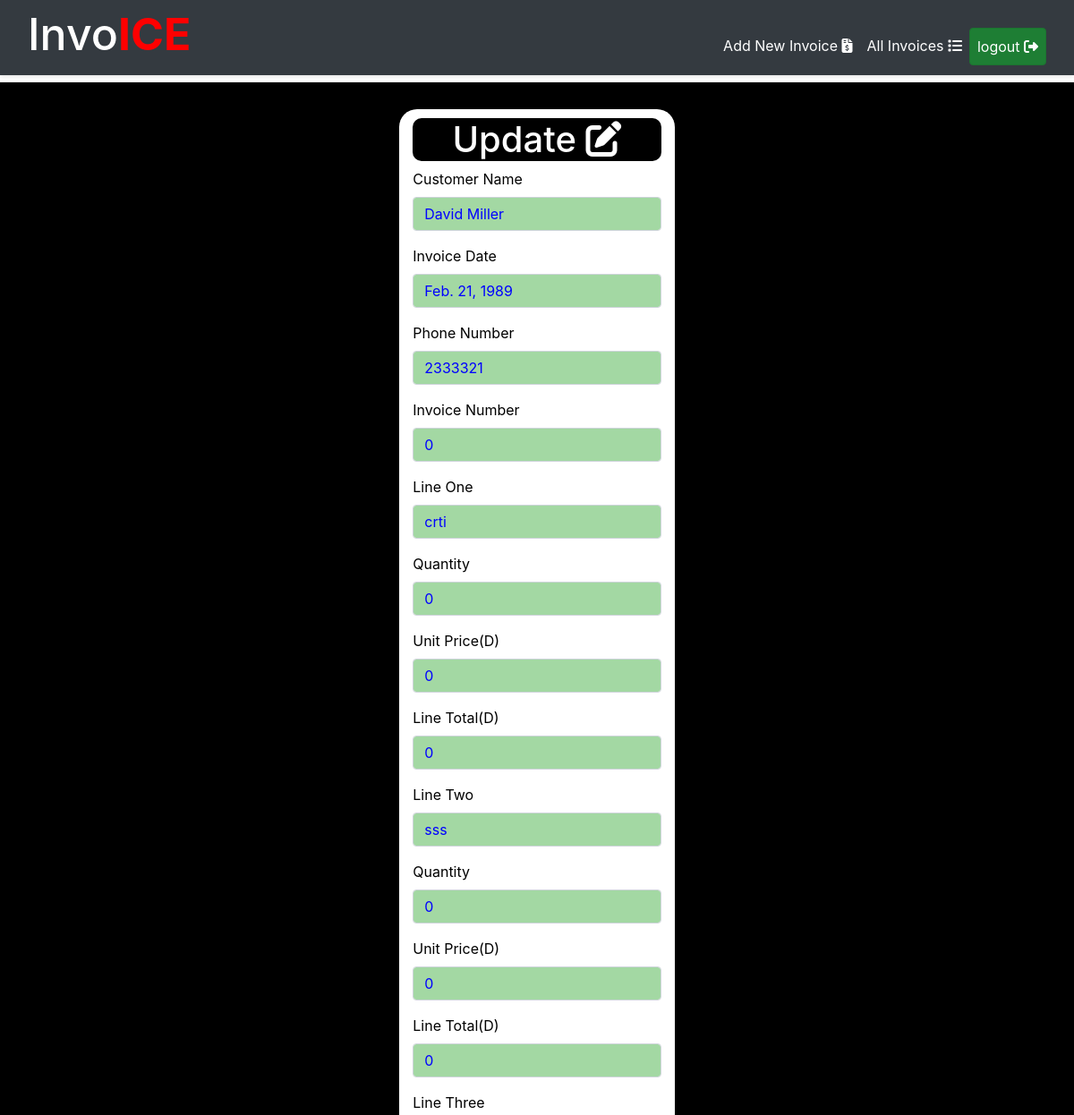
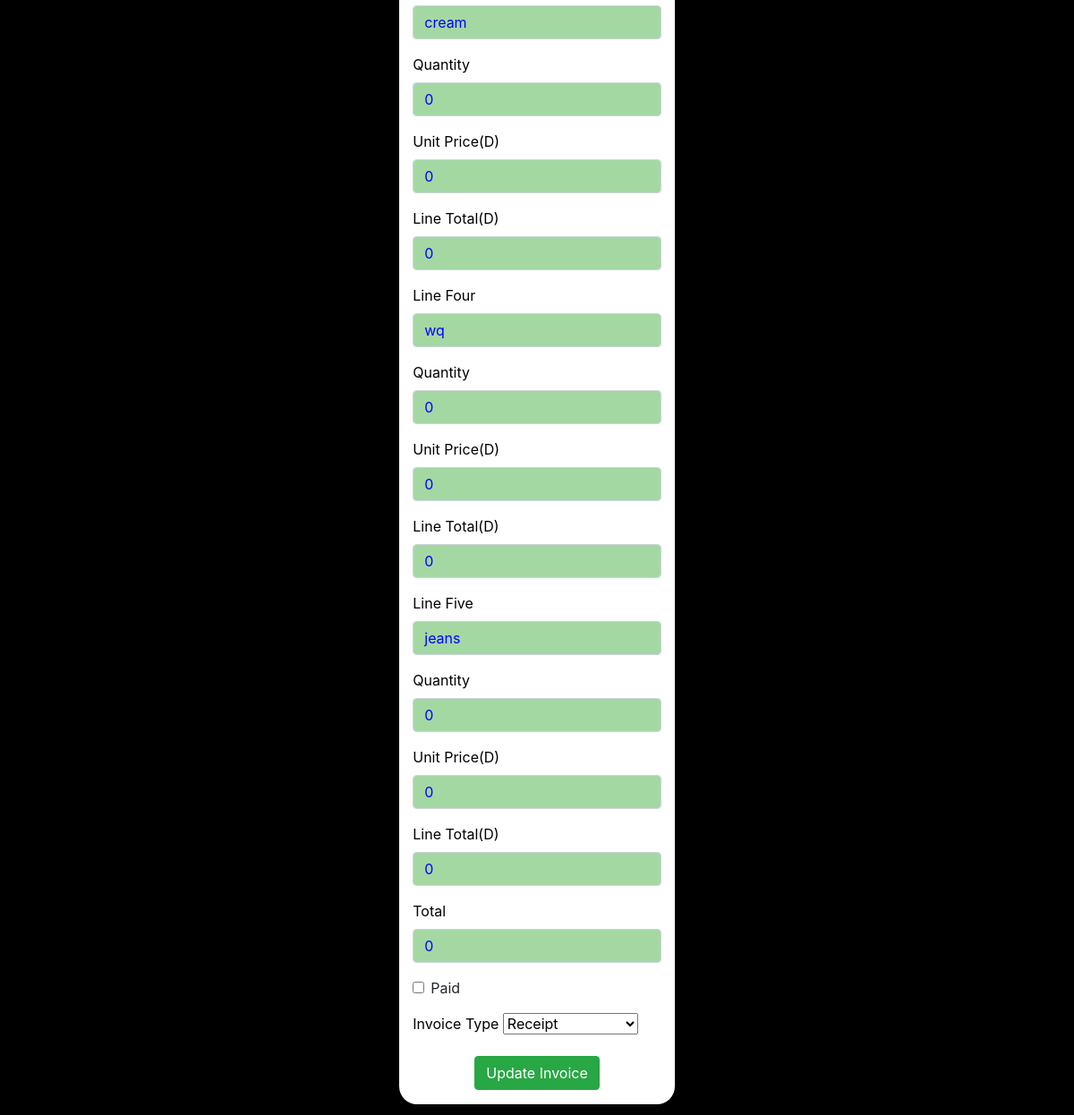
Page /update_invoice/28/ on the committed database (2 pictures, top to bottom).
### invoicemgmt/models.py (models this page shows, shortened)
class Invoice(models.Model):
    comments = models.TextField(max_length=3000, default='', blank=True, null=True)
    invoice_number = models.IntegerField(blank=True, null=True)
    invoice_date = models.DateField(blank=True, null=True)
    name = models.CharField('customer Name', max_length=120, default='', blank=True, null=True)
    line_one = models.CharField('Line One', max_length=120, blank=True, null=True)
    line_one_quantity = models.IntegerField('Quantity', default=0, blank=True, null=True)
    line_one_unit_price = models.IntegerField("unit Price(D)", default=0, blank=True, null=True)
    line_one_total_price = models.IntegerField('Line Total(D)', default=0, blank=True, null=True)
    line_two = models.CharField('Line Two', max_length=120, blank=True, null=True)
    line_two_quantity = models.IntegerField('Quantity', default=0, blank=True, null=True)
    line_two_unit_price = models.IntegerField("unit Price(D)", default=0, blank=True, null=True)
    line_two_total_price = models.IntegerField('Line Total(D)', default=0, blank=True, null=True)
    line_three = models.CharField('Line Three', max_length=120, blank=True, null=True)
    line_three_quantity = models.IntegerField('Quantity', default=0, blank=True, null=True)
    line_three_unit_price = models.IntegerField("unit Price(D)", default=0, blank=True, null=True)
    line_three_total_price = models.IntegerField('Line Total(D)', default=0, blank=True, null=True)
    line_four = models.CharField('Line Four', max_length=120, blank=True, null=True)
    line_four_quantity = models.IntegerField('Quantity', default=0, blank=True, null=True)
    line_four_unit_price = models.IntegerField("unit Price(D)", default=0, blank=True, null=True)
    line_four_total_price = models.IntegerField('Line Total(D)', default=0, blank=True, null=True)
    line_five = models.CharField('Line Five', max_length=120, blank=True, null=True)
    line_five_quantity = models.IntegerField('Quantity', default=0, blank=True, null=True)
    line_five_unit_price = models.IntegerField("unit Price(D)", default=0, blank=True, null=True)
    line_five_total_price = models.IntegerField('Line Total(D)', default=0, blank=True, null=True)
    phone_number = models.CharField(max_length=120, default='', blank=True, null=True)
    total = models.IntegerField(default='0', blank=True, null=True)
    balance = models.IntegerField(default='0', blank=True, null=True)
    timestamp = models.DateTimeField(auto_now_add=True, auto_now=False)
    last_updated = models.DateTimeField(auto_now=True, blank=True)
    paid = models.BooleanField(default=False)
    invoice_type_choice = (
        ('Receipt', 'Receipt'),
        ('Proforma Invoice', 'Proforma Invoice'),
        ('Invoice', 'Invoice'),
    )
    invoice_type = models.CharField(max_length=50, default='', blank=True, null=True, choices=invoice_type_choice)

### invoicemgmt/views.py (the view)
# urls.py: path('update_invoice/<str:pk>/', views.update_invoice, name='update_invoice'),
def update_invoice(request, pk):
    queryset = Invoice.objects.get(id=pk)
    form = UpdateInvoiceForm(instance=queryset)
    if request.method == 'POST':
        form = UpdateInvoiceForm(request.POST, instance=queryset)
        if form.is_valid():
            form.save()
            return redirect('list_invoices')
    context = {
        "form": form
    }
    return render(request, 'update.html', context)

### invoicemgmt/forms.py
class UpdateInvoiceForm(forms.ModelForm):
    class Meta:
        model = Invoice
        fields = [
                "name","invoice_date","invoice_number","phone_number",
                "line_one","line_one_quantity","line_one_unit_price","line_one_total_price",
                "line_two","line_two_quantity","line_two_unit_price","line_two_total_price",
                "line_three","line_three_quantity","line_three_unit_price","line_three_total_price",
                "line_four","line_four_quantity","line_four_unit_price","line_four_total_price",
                "line_five","line_five_quantity","line_five_unit_price","line_five_total_price",
                "total","paid","invoice_type",
            ]

### invoicemgmt/templates/update.html (shortened to what this page needs)
{% load static %}
{% include "navbar.html" %}
<html>
<head>
</head>
<link rel="stylesheet" href="https//cdn.jsdelivr.net/npm/bootstrap@4.6.2/dist/css/bootstrap.min.css">
<link href="{% static 'css/update.css' %}" rel="stylesheet">
<link rel="stylesheet" href="https//cdnjs.cloudflare.com/ajax/libs/font-awesome/6.5.1/css/all.min.css" />
<body>
    <div class="row justify-content-center mt-2">
    <div class="col-lg-3">
    <center><h1 class="over">Update <i class="fa-solid fa-pen-to-square"></i></center>
    <form method="POST" action="">
        <div class="mb-3">
            <label for="customer_name" class="form-label">Customer Name</label>
            <input type="text" class="form-control" id="customer_name" name="name" required value="{{ form.name.value }}">
        </div>
        <div class="mb-3">
            <label for="invoice_date" class="form-label">Invoice Date</label>
            <input type="text" value="{{ form.invoice_date.value }}" class="form-control" id="invoice_date" name="invoice_date" required pattern="\d{4}-\d{2}-\d{2}" placeholder="yyyy-mm-dd">
        </div>
        <div class="mb-3">
            <label for="phone_number" class="form-label">Phone Number</label>
            <input type="text" class="form-control" id="phone_number" name="phone_number" required value="{{ form.phone_number.value }}">
        </div>
        <div class="mb-3">
            <label for="quantity_one" class="form-label">Invoice Number</label>
            <input type="number" class="form-control" id="invoice_num" name="invoice_number" value="0" required value="{{ form.invoice_number.value }}">
        </div>
        <div class="mb-3">
            <label for="line_one" class="form-label">Line One</label>
            <input type="text" class="form-control" id="line_one" name="line_one" required value="{{ form.line_one.value }}">
        </div>
        <div class="mb-3">
            <label for="quantity_one" class="form-label">Quantity</label>
            <input type="number" class="form-control" id="quantity_one" name="line_one_quantity" value="0" required value="{{ form.line_one_quantity.value }}">
        </div>
        <div class="mb-3">
            <label for="unit_price_one" class="form-label">Unit Price(D)</label>
            <input type="number" class="form-control" id="unit_price_one" name="line_one_unit_price" value="0" required value="{{ form.line_one_unit_price.value }}">
        </div>
        <div class="mb-3">
            <label for="line_total_one" class="form-label">Line Total(D)</label>
            <input type="number" class="form-control" id="line_total_one" name="line_one_total_price" value="0" required value="{{ form.line_one_total_price.value }}">
        </div>
        <div class="mb-3">
            <label for="line_two" class="form-label">Line Two</label>
            <input type="text" class="form-control" id="line_two" name="line_two" required value="{{ form.line_two.value }}">
        </div>
        <div class="mb-3">
            <label for="quantity_two" class="form-label">Quantity</label>
            <input type="number" class="form-control" id="quantity_two" name="line_two_quantity" value="0" required value="{{ form.line_two_quantity.value }}">
        </div>
        <div class="mb-3">
            <label for="unit_price_two" class="form-label">Unit Price(D)</label>
            <input type="number" class="form-control" id="unit_price_two" name="line_two_unit_price" value="0" required value="{{ form.line_two_unit_price.value }}">
        </div>
        <div class="mb-3">
            <label for="line_total_two" class="form-label">Line Total(D)</label>
            <input type="number" class="form-control" id="line_total_two" name="line_two_total_price" value="0" required value="{{ form.line_two_total_price.value }}">
        </div>
        <div class="mb-3">
            <label for="line_three" class="form-label">Line Three</label>
            <input type="text" class="form-control" id="line_three" name="line_three" required value="{{ form.line_three.value }}">
        </div>
        <div class="mb-3">
            <label for="quantity_thre" class="form-label">Quantity</label>
            <input type="number" class="form-control" id="quantity_three" name="line_three_quantity" value="0" required value="{{ form.line_three_quantity.value }}">
        </div>
        <div class="mb-3">
            <label for="unit_price_three" class="form-label">Unit Price(D)</label>
            <input type="number" class="form-control" id="unit_price_three" name="line_three_unit_price" value="0" required value="{{ form.line_three_unit_price.value }}">
        </div>
        <div class="mb-3">
            <label for="line_total_three" class="form-label">Line Total(D)</label>
            <input type="number" class="form-control" id="line_total_three" name="line_three_total_price" value="0" required value="{{ form.line_three_total_price.value }}">
        </div>
        <div class="mb-3">
            <label for="line_four" class="form-label">Line Four</label>
            <input type="text" class="form-control" id="line_four" name="line_four" required value="{{ form.line_four.value }}">
        </div>
        <div class="mb-3">
            <label for="quantity_four" class="form-label">Quantity</label>
            <input type="number" class="form-control" id="quantity_four" name="line_four_quantity" value="0" required value="{{ form.line_four_quantity.value }}">
        </div>
        <div class="mb-3">
            <label for="unit_price_four" class="form-label">Unit Price(D)</label>
            <input type="number" class="form-control" id="unit_price_four" name="line_four_unit_price" value="0" required value="{{ form.line_four_unit_price.value }}">
        </div>
        <div class="mb-3">
            <label for="line_total_four" class="form-label">Line Total(D)</label>
            <input type="number" class="form-control" id="line_total_four" name="line_four_total_price" value="0" required value="{{ form.line_four_total_price.value }}">
        </div>
        <div class="mb-3">
            <label for="line_five" class="form-label">Line Five</label>
            <input type="text" class="form-control" id="line_five" name="line_five" required value="{{ form.line_five.value }}">
        </div>
        <div class="mb-3">
            <label for="quantity_five" class="form-label">Quantity</label>
            <input type="number" class="form-control" id="quantity_five" name="line_five_quantity" value="0" require value="{{ form.line_five_quantity.value }}"d>
        </div>
        <div class="mb-3">
            <label for="unit_price_five" class="form-label">Unit Price(D)</label>
            <input type="number" class="form-control" id="unit_price_five" name="line_five_unit_price" value="0" required value="{{ form.line_five_unit_price.value }}">
        </div>
        <div class="mb-3">
            <label for="line_total_five" class="form-label">Line Total(D)</label>
            <input type="number" class="form-control" id="line_total_five" name="line_five_total_price" value="0" required value="{{ form.line_five_total_price.value }}">
        </div>
        <div class="mb-3">
            <label for="total" class="form-label">Total</label>
            <input type="number" class="form-control" id="total" name="total" value="0" required>
        </div>
        <div class="mb-3">
            <div class="form-check">
                <input class="form-check-input" type="checkbox" id="paid" name="paid">
                <label class="form-check-label" for="paid">Paid</label>
            </div>
        </div>
        <div class="mb-3">
            <label for="invoice_type" class="form-label">Invoice Type</label>
            <select class="form-select" id="invoice_type" name="invoice_type">
                <option value="Receipt">Receipt</option>
            </select>
        </div>
        <center><button type="submit" class="btn btn-success">Update Invoice</button></center>
    </form>
</div>
</div>
</body>
</html>

### invoicemgmt/static/css/update.css (style rules this page uses)
.col-lg-3 { background-color: white; border-radius: 20px; margin: 30px 0 30px 0; }
.over { margin-top: 10px; color: white; background-color: black; border-radius: 10px; }
.form-label { color: black; }
.form-control { background-color: rgb(163, 216, 163); color: blue; }
.row.justify-content-center.mt-2 { background-color: black; }

### rows in the picture
Invoice: name "David Miller", invoice_date "Feb. 21, 1989", phone_number "2333321", line_one "crti", line_two "sss", line_three "cream", line_four "wq", line_five "jeans"
